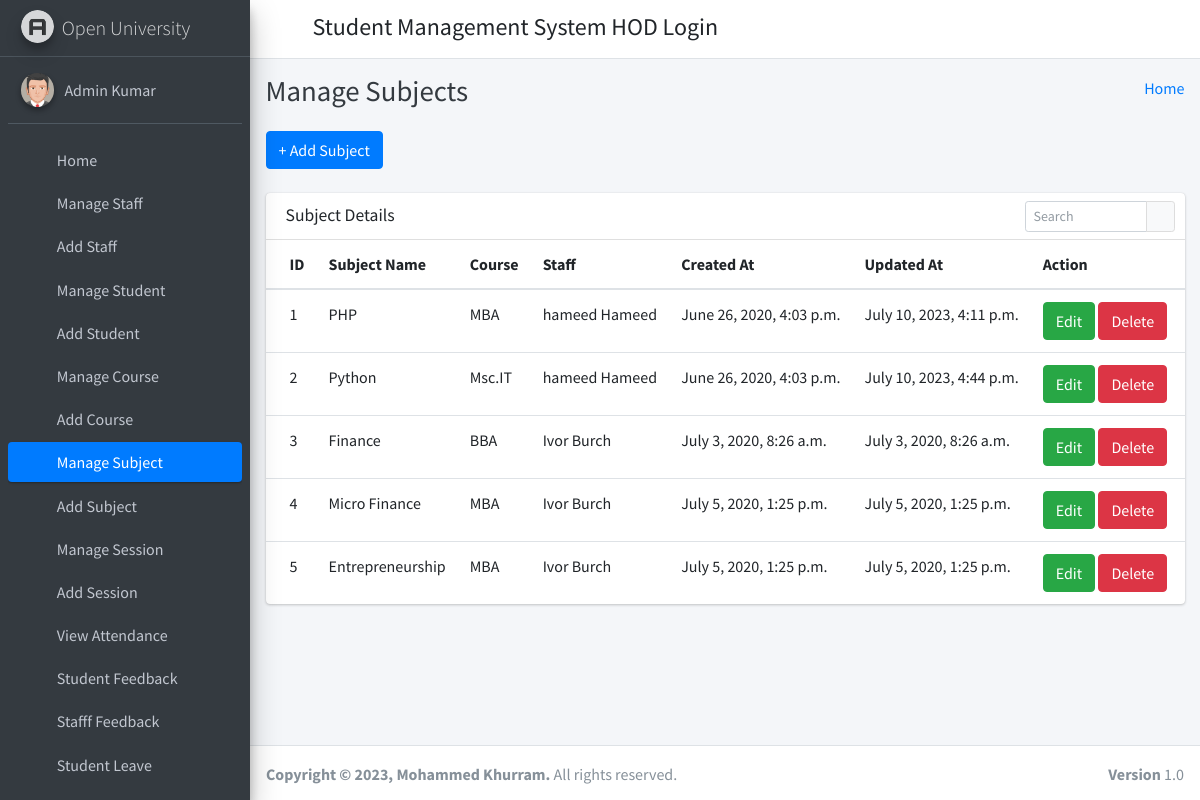
Screenshot of /manage_subject/ (signed in) with the database file from the repository.
### student_management_app/models.py (models this page shows)
class CustomUser(AbstractUser):
    user_type_data = ((1, "HOD"), (2, "Staff"), (3, "Student"))
    user_type = models.CharField(default=1, choices=user_type_data, max_length=10)

class Subjects(models.Model):
    id =models.AutoField(primary_key=True)
    subject_name = models.CharField(max_length=255)
    course_id = models.ForeignKey(Courses, on_delete=models.CASCADE, default=1) #need to give defauult course
    staff_id = models.ForeignKey(CustomUser, on_delete=models.CASCADE)
    created_at = models.DateTimeField(auto_now_add=True)
    updated_at = models.DateTimeField(auto_now=True)
    objects = models.Manager()

class Courses(models.Model):
    id = models.AutoField(primary_key=True)
    course_name = models.CharField(max_length=255)
    created_at = models.DateTimeField(auto_now_add=True)
    updated_at = models.DateTimeField(auto_now=True)
    objects = models.Manager()

### student_management_app/HodViews.py (the view)
# urls.py: path('manage_subject/', HodViews.manage_subject, name="manage_subject"),
def manage_subject(request):
    subjects = Subjects.objects.all()
    context = {
        "subjects": subjects
    }
    return render(request, 'hod_template/manage_subject_template.html', context)

### student_management_app/LoginCheckMiddleWare.py (called while the page is built, shortened)
    def process_view(self, request, view_func, view_args, view_kwargs):
        modulename = view_func.__module__
        user = request.user
        if user.is_authenticated:
            if user.user_type == "1":
                if modulename == "student_management_app.HodViews":
                    pass
                elif modulename == "student_management_app.views" or modulename == "django.views.static":
                    pass
                else:
                    return redirect("admin_home")
            else:
                return redirect("login")
        else:
            if request.path == reverse("login") or request.path == reverse("doLogin"):
                pass
            else:
                return redirect("login")

### student_management_app/templates/hod_template/manage_subject_template.html (shortened to what this page needs)
{% extends 'hod_template/base_template.html' %}
{% block page_title %}
    Manage Subjects
{% endblock page_title %}
{% block main_content %}
{% load static %}
<section class="content">
        <div class="container-fluid">
            <a class="btn btn-primary" href="{% url 'add_subject' %}" role="button">+ Add Subject</a> <br/>&nbsp;
            <div class="row">
                <div class="col-md-12">
                    <div class="card">
                        <div class="card-header">
                            <h3 class="card-title">Subject Details</h3>
                            <div class="card-tools">
                            <div class="input-group input-group-sm" style="width: 150px;">
                                <input type="text" name="table_search" class="form-control float-right" placeholder="Search">
                                <div class="input-group-append">
                                <button type="submit" class="btn btn-default"><i class="fas fa-search"></i></button>
                                </div>
                            </div>
                            </div>
                        </div>
                        <div class="card-body table-responsive p-0">
                            <table class="table table-hover text-nowrap">
                            <thead>
                                <tr>
                                <th>ID</th>
                                <th>Subject Name</th>
                                <th>Course</th>
                                <th>Staff</th>
                                <th>Created At</th>
                                <th>Updated At</th>
                                <th>Action</th>
                                </tr>
                            </thead>
                            <tbody>
                                {% for subject in subjects %}
                                <tr>
                                <td>{{ subject.id }}</td>
                                <td>{{ subject.subject_name }}</td>
                                <td>{{ subject.course_id.course_name }}</td>
                                <td>{{ subject.staff_id.first_name }} {{ subject.staff_id.last_name }}</td>
                                <td>{{ subject.created_at }}</td>
                                <td>{{ subject.updated_at }}</td>
                                <td>
                                    <a href="{% url 'edit_subject' subject.id %}" class="btn btn-success">Edit</a>
                                    <a href="{% url 'delete_subject' subject.id %}" class="btn btn-danger">Delete</a>
                                </td>
                                </tr>
                                {% endfor %}
                            </tbody>
                            </table>
                        </div>
                        </div>
                </div>
            </div>
        </div>
      </section>
  {% endblock main_content %}

### student_management_app/templates/hod_template/sidebar_template.html (shortened to what this page needs)
{% load static %}
<aside class="main-sidebar sidebar-dark-primary elevation-4">
      <a href="{% url 'admin_home' %}" class="brand-link">
        <img src="{% static 'dist/img/AdminLTELogo.png' %}" alt="AdminLTE Logo" class="brand-image img-circle elevation-3"
            style="opacity: .8">
        <span class="brand-text font-weight-light">Open University</span>
      </a>
      <div class="sidebar">
        <div class="user-panel mt-3 pb-3 mb-3 d-flex">
          <div class="image">
            <img src="{% static 'dist/img/user2-160x160.jpg' %}" class="img-circle elevation-2" alt="User Image">
          </div>
          <div class="info">
            <a href="{% url 'admin_profile' %}" class="d-block">{{ user.first_name }} {{ user.last_name }}</a>
          </div>
        </div>
        <nav class="mt-2">
          <ul class="nav nav-pills nav-sidebar flex-column" data-widget="treeview" role="menu" data-accordion="false">
            <li class="nav-item">
              {% url 'admin_home' as admin_home %}
              <a href="{{ admin_home }}" class="nav-link {% if request.path == admin_home %} active {% endif %}">
                <i class="nav-icon fas fa-tachometer-alt"></i>
                <p>
                  Home
                </p>
              </a>
            </li>
            <li class="nav-item">
              {% url 'manage_staff' as manage_staff %}
              {% url 'edit_staff' staff_id=id as edit_staff %}
              <a href="{{ manage_staff }}" class="nav-link {% if request.path == manage_staff %} active {% endif %} {% if request.path == edit_staff %} active {% endif %}">
                <i class="nav-icon fas fa-chalkboard-teacher"></i>
                <p>
                  Manage Staff
                </p>
              </a>
            </li>
            <li class="nav-item">
              {% url 'add_staff' as add_staff %}
              <a href="{{ add_staff }}" class="nav-link {% if request.path == add_staff %} active {% endif %}">
                <i class="nav-icon fas fa-th"></i>
                <p>
                  Add Staff
                </p>
              </a>
            </li>
            <li class="nav-item">
              {% url 'manage_student' as manage_student %}
              {% url 'edit_student' student_id=id as edit_student %}
              <a href="{{ manage_student }}" class="nav-link {% if request.path == manage_student %} active {% endif %} {% if request.path == edit_student %} active {% endif %}">
                <i class="nav-icon fas fa-user-graduate"></i>
                <p>
                  Manage Student
                </p>
              </a>
            </li>
            <li class="nav-item">
              {% url 'add_student' as add_student %}
              <a href="{{ add_student }}" class="nav-link {% if request.path == add_student %} active {% endif %}">
                <i class="nav-icon fas fa-th"></i>
                <p>
                  Add Student
                </p>
              </a>
            </li>
            <li class="nav-item">
              {% url 'manage_course' as manage_course %}
              {% url 'edit_course' course_id=id as edit_course %}
              <a href="{{ manage_course }}" class="nav-link {% if request.path == manage_course %} active {% endif %} {% if request.path == edit_course %} active {% endif %}">
                <i class="nav-icon fas fa-chalkboard"></i>
                <p>
                  Manage Course
                </p>
              </a>
            </li>
            <li class="nav-item">
            {% url 'add_course' as add_course %}
              <a href="{{ add_course }}" class="nav-link {% if request.path == add_course %} active {% endif %}">
                <i class="nav-icon fas fa-th"></i>
                <p>
                  Add Course
                </p>
              </a>
            </li>
            <li class="nav-item">
              {% url 'manage_subject' as manage_subject %}
              {% url 'edit_subject' subject_id=id as edit_subject %}
              <a href="{{ manage_subject }}" class="nav-link {% if request.path == manage_subject %} active {% endif %} {% if request.path == edit_subject %} active {% endif %}">
                <i class="nav-icon fas fa-book"></i>
                <p>
                  Manage Subject
                </p>
              </a>
            </li>
            <li class="nav-item">
              {% url 'add_subject' as add_subject %}
              <a href="{{ add_subject }}" class="nav-link {% if request.path == add_subject %} active {% endif %}">
                <i class="nav-icon fas fa-th"></i>
                <p>
                  Add Subject
                </p>
              </a>
            </li>
            <li class="nav-item">
              {% url 'manage_session' as manage_session %}
              {% url 'edit_session' session_id=id as edit_session %}
              <a href="{{ manage_session }}" class="nav-link {% if request.path == manage_session %} active {% endif %} {% if request.path == edit_session %} active {% endif %}">
                <i class="nav-icon fas fa-graduation-cap"></i>
                <p>
                  Manage Session
                </p>
              </a>
            </li>
            <li class="nav-item">
              {% url 'add_session' as add_session %}
              <a href="{{ add_session }}" class="nav-link {% if request.path == add_session %} active {% endif %}">
                <i class="nav-icon fas fa-th"></i>
                <p>
                  Add Session
                </p>
              </a>
            </li>
            <li class="nav-item">
              {% url 'admin_view_attendance' as admin_view_attendance %}
              <a href="{{ admin_view_attendance }}" class="nav-link {% if request.path == admin_view_attendance %} active {% endif %}">
                <i class="nav-icon fas fa-calendar-alt"></i>
                <p>
                  View Attendance
                </p>
              </a>
            </li>
            <li class="nav-item">
              {% url 'student_feedback_message' as student_feedback_message %}
              <a href="{{ student_feedback_message }}" class="nav-link {% if request.path == student_feedback_message %} active {% endif %}">
                <i class="nav-icon fas fa-th"></i>
                <p>
                  Student Feedback
                </p>
              </a>
            </li>
            <li class="nav-item">
              {% url 'staff_feedback_message' as staff_feedback_message %}
              <a href="{{ staff_feedback_message }}" class="nav-link {% if request.path == staff_feedback_message %} active {% endif %}">
                <i class="nav-icon fas fa-th"></i>
                <p>
                  Stafff Feedback
                </p>
              </a>
            </li>
            <li class="nav-item">
              {% url 'student_leave_view' as student_leave_view %}
              <a href="{{ student_leave_view }}" class="nav-link {% if request.path == student_leave_view %} active {% endif %}">
                <i class="nav-icon fas fa-th"></i>
                <p>
                  Student Leave
                </p>
              </a>
            </li>
            <li class="nav-item">
              {% url 'staff_leave_view' as staff_leave_view %}
              <a href="{{ staff_leave_view }}" class="nav-link {% if request.path == staff_leave_view %} active {% endif %}">
                <p>
                </p>
              </a>
            </li>
          </ul>
        </nav>
      </div>
    </aside>

### rows the page displays
CustomUser: first_name "Admin", last_name "Kumar"
Subjects: id "1", subject_name "PHP", course_id.course_name "MBA", staff_id.first_name "hameed", staff_id.last_name "Hameed", created_at "June 26, 2020, 4:03 p.m.", updated_at "July 10, 2023, 4:11 p.m."
Subjects: id "2", subject_name "Python", course_id.course_name "Msc.IT", staff_id.first_name "hameed", staff_id.last_name "Hameed", created_at "June 26, 2020, 4:03 p.m.", updated_at "July 10, 2023, 4:44 p.m."
Subjects: id "3", subject_name "Finance", course_id.course_name "BBA", staff_id.first_name "Ivor", staff_id.last_name "Burch", created_at "July 3, 2020, 8:26 a.m.", updated_at "July 3, 2020, 8:26 a.m."
Subjects: id "4", subject_name "Micro Finance", course_id.course_name "MBA", staff_id.first_name "Ivor", staff_id.last_name "Burch", created_at "July 5, 2020, 1:25 p.m.", updated_at "July 5, 2020, 1:25 p.m."
Subjects: id "5", subject_name "Entrepreneurship", course_id.course_name "MBA", staff_id.first_name "Ivor", staff_id.last_name "Burch", created_at "July 5, 2020, 1:25 p.m.", updated_at "July 5, 2020, 1:25 p.m."
